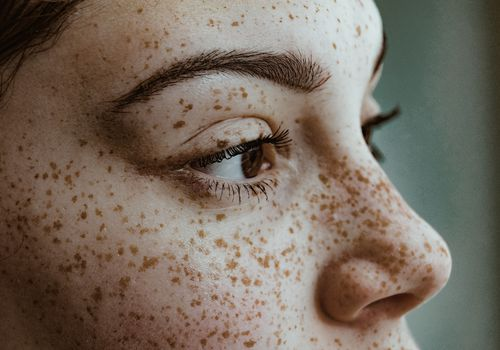
#> input picture Bilateral filter/g.jpg, 500 x 350 px, found by its file name
$ python bilateral_filter.py
#> lines starting #> are read from the running program, lines starting #| are printed output that depends on the picture
#Bilateral Filter- uses a Gaussian filter in the space domain, but it also uses one more (multiplicative) Gaussian
#filter component which is a function of pixel intensity differences
import cv2
i=cv2.imread(r'C:\Users\sange\Downloads\g.jpg')
#> i is the input picture: shape (350, 500, 3); mean B, G, R 95.2, 107.4, 119.6
bblur=cv2.bilateralFilter(i,60,90.5,7)
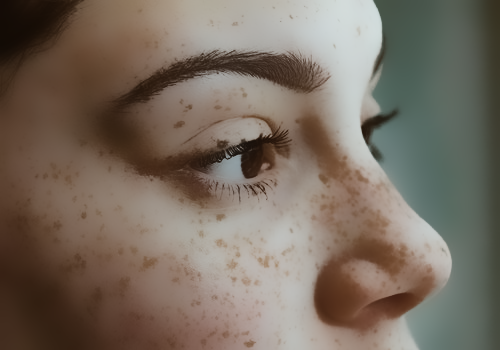
#> bblur: shape (350, 500, 3); mean B, G, R 95.8, 107.9, 120
cv2.imshow("original image",i)
cv2.imshow("BILATERAL FILTER", bblur)
cv2.imwrite("girl_bilated.png", bblur)
cv2.waitKey(0)
#APPLICATIONS: Highly effective at noise removal while preserving edges,in previous filtering edges will be blured
